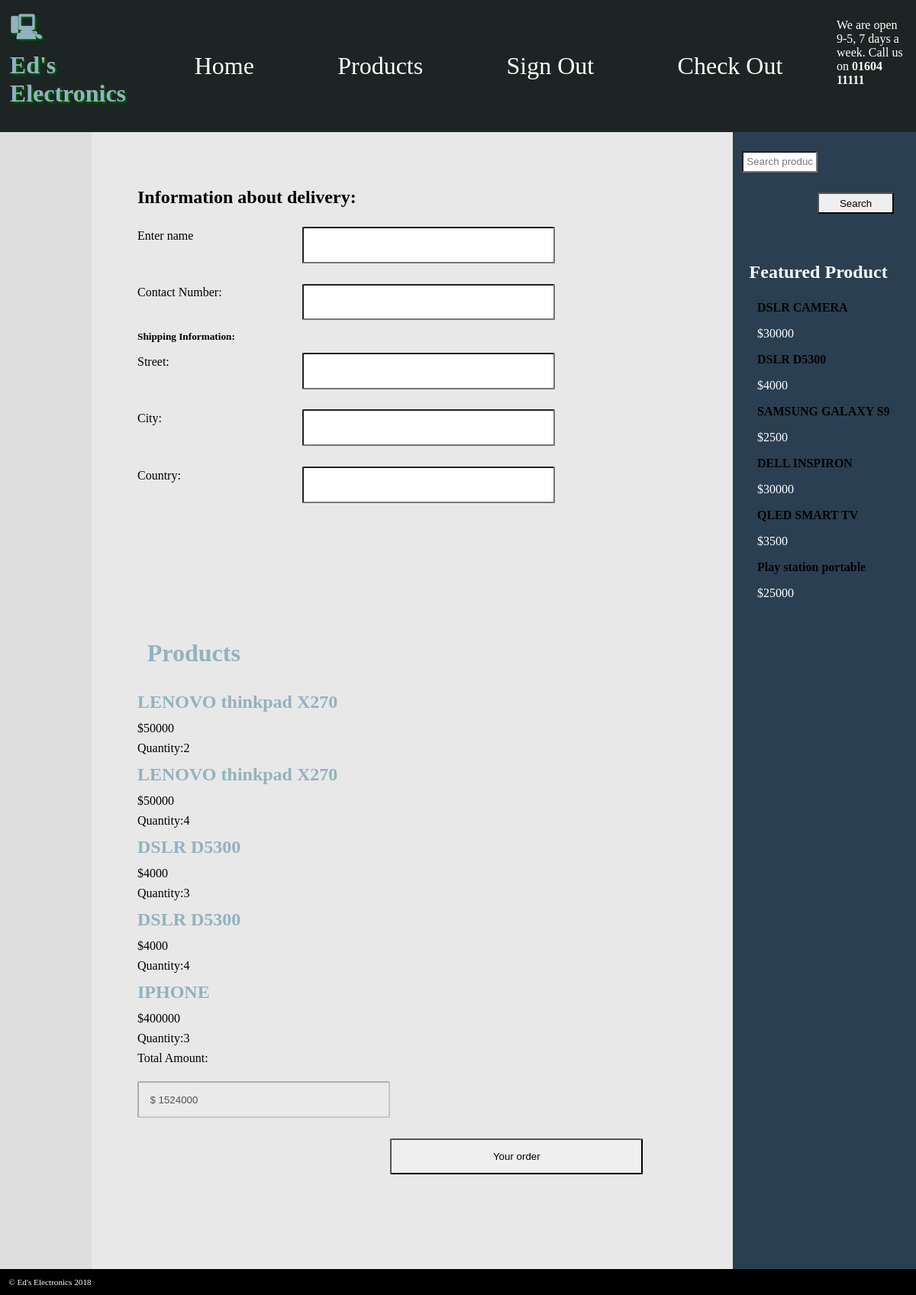
Screenshot of /order.php (signed in) with the database file from the repository.
### tables this page shows
CREATE TABLE `tbl_product` (
  `product_id` int(11) NOT NULL,
  `customer_id` int(11) DEFAULT NULL,
  `category_id` int(11) NOT NULL,
  `product_name` varchar(255) NOT NULL,
  `brand` varchar(255) NOT NULL,
  `product_detail` varchar(255) NOT NULL,
  `price` varchar(255) NOT NULL,
  `feature_product` varchar(255) NOT NULL,
  `img_upload` text NOT NULL
);

CREATE TABLE `tbl_cart` (
  `cart_id` int(11) NOT NULL,
  `customer_id` int(11) NOT NULL,
  `product_id` int(11) NOT NULL,
  `Quantity` int(255) NOT NULL
);

### order.php (the view, shortened to what this page needs)
<?php
	include 'header.php';
	include 'asidecategory.php';
	include 'footer.php';
	$amount =[];
	$cart_item = $pdo-> prepare ("SELECT * FROM tbl_cart WHERE customer_id = :cus_id");
	$criteria_cart =['cus_id'=>$_SESSION['sessUId']];
	$cart_item->execute($criteria_cart);
?>
<body>
	<main>
	<form action="order.php" method="POST">
		<div class="delivery_information" style="height: 65vh;">
			<h2>Information about delivery:</h2>
			<label for="cus_name">Enter name</label>
			<input type="text" name="cus_name">
			<label for="phone_no">Contact Number:</label>
			<input type="text" name="phone_no">
			<h5 style="width: 50%;">Shipping Information:</h5>
			<label for="street">Street:</label>
			<input type="text" name="street">
			<label for="city">City:</label>
			<input type="text" name="city">
			<label for="country">Country:</label>
			<input type="text" name="country">
		</div>
		<div class="total_amount">
			<h1 style="margin-top: 10%;">Products</h1>
			<?php
			foreach ($cart_item as $display_item) {
				$value=$display_item['Quantity'];
			echo'<ul>';
				$display_cart = $pdo->prepare("SELECT * FROM tbl_product WHERE product_id =:id_p");
				$criteria_pro = ['id_p' =>$display_item['product_id']];
				$display_cart->execute($criteria_pro);
				foreach ($display_cart as $select_pro) {
					$amount[] = $select_pro['price'];
					echo '<li><a href="showproduct.php?eid=' .$select_pro['product_id'] .'"><h2>' .$select_pro['product_name']. '</h2></a>' . '$' . $select_pro['price'].'<p> Quantity:'.$value.'</p>';
				}
			echo'</ul>';}?>
			<article> Total Amount:</article>
			<p><input type="text" disabled="" value="<?php $sum=0;
			for($a=0; $a<count($amount); $a++){
				$sum = doubleval($sum) + doubleval($amount[$a])*intval($value);
				}
				echo'$ ' .$sum?>"></p>
		</div>
		<input type="submit" name="orders" value="Your order" id="order_btn">
		</form>
	</main>
</body>

### asidecategory.php (shortened to what this page needs)
<?php
    include 'admin/databaselink.php';
?>
<aside>
    <form method="POST" action="asidecategory.php">
        <input type="text" name="search_product" placeholder="Search products">
        <input type="submit" name="search" value="Search">
    </form>
 	        <h1>Featured Product</h1>
 	        <?php
 	        $FeaturedProduct = $pdo->prepare("SELECT * FROM tbl_product");
 	        $FeaturedProduct->execute();
 	          foreach ($FeaturedProduct as $product) {
                if ($product['feature_product']==='YES') {
                         echo '<li style="list-style:none;"><a  href="showproduct.php?eid=' . $product['product_id'] . '"><h4>' . $product['product_name'] . ' </h4> </a>' .
                  '$' . $product['price'].'</li>';
            }
                }
            ?>
		</aside>

### electronics.css (style rules this page uses)
* { margin: 0; padding: 0; }
body { background-color: #DEDEDE; font-family: 'Oxygen-Regular'; display: grid; grid-template-columns: 10% 70% 20%; grid-template-rows: auto; grid-template-areas: "header header header" "nav img aside" ". main aside" "footer footer footer"; }
h1 { font-family: 'Audiowide', cursive; margin: 0.4em; }
main { min-height: 20vh; grid-area: main; padding: 5vw; background-color: #E8E8E8; }
main h1, main a { color: #92B2BF; }
aside { background-color: #2A3F52; min-height: 20px; grid-area: aside; padding: 1vw; color: white; }
aside li { padding-left: 20px; }
aside a { color: black; text-decoration: none }
h1 { font-weight: bold; margin-bottom: 1em; }
p { margin-top: 0.5em; margin-bottom: 0.5em; }
h2 { margin-top: 0.5em; margin-bottom: 0.5em; }
form label { margin-top: 1em;box-sizing: border-box;display: block; width: 30%;padding: left; float: left; }
form input, form textarea { margin-top: 1em; margin-bottom: 1em ;box-sizing: border-box; display: block; width: 46%; padding: 2%; float: left;flex-direction: column;border-radius: 1%; }
form input[type="submit"] { margin-left: 46%; }
form { overflow: auto; margin-bottom: 50px; }
h4 { margin-top: 1em; margin-bottom: 1em; }
a { text-decoration: none;color: black; }

### rows the page displays
tbl_product: product_name "DSLR CAMERA", price "30000"
tbl_product: product_name "DSLR D5300", price "4000"
tbl_product: product_name "SAMSUNG GALAXY S9", price "2500"
tbl_product: product_name "DELL INSPIRON", price "30000"
tbl_product: product_name "QLED SMART TV", price "3500"
tbl_product: product_name "Play station portable", price "25000"
tbl_cart: Quantity "2"
tbl_product: product_name "LENOVO thinkpad X270", price "50000"
tbl_cart: Quantity "4"
tbl_cart: Quantity "3"
tbl_cart: Quantity "4"
tbl_cart: Quantity "3", Quantity "$ 1524000"
tbl_product: product_name "IPHONE", price "400000"
